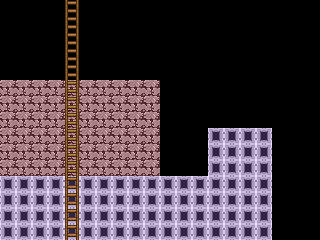

This is a level from a 2D game, rendered from its Tiled map with the project's own tilesets. A one-line summary and the map file follow, with tile-layer data summarised:
An orthogonal 20x15 tile map with 16x16 px tiles, 3 tile layers (Background, Same Level, Foreground) and 2 objects (2x Event).

<map version="1.2" tiledversion="1.3.1" orientation="orthogonal" renderorder="right-down" compressionlevel="0" width="20" height="15" tilewidth="16" tileheight="16" infinite="0" nextlayerid="5" nextobjectid="4">
 <tileset firstgid="1" source="Tilesets/Debug2d.tsx" />
 <layer id="1" name="Background" width="20" height="15">
  <data>[300 cells, 100 non-empty, 1 distinct tile ids]</data>
 </layer>
 <layer id="4" name="Same Level" width="20" height="15">
  <properties>
   <property name="CheckPassability" type="bool" value="true" />
  </properties>
  <data>[300 cells, 80 non-empty, 1 distinct tile ids]</data>
 </layer>
 <objectgroup id="2" name="Object Layer 1">
  <object id="1" type="Event" x="64" y="160" width="16" height="16">
   <properties>
    <property name="onInteract" value="setNextScript(&quot;test/test01&quot;)" />
   </properties>
  </object>
  <object id="2" type="Event" x="16" y="160" width="16" height="16">
   <properties>
    <property name="onInteract" value="setNextScript(&quot;bell/bell&quot;, true); setNextScript(&quot;y!sms/1_01&quot;, true)" />
   </properties>
  </object>
 </objectgroup>
 <layer id="3" name="Foreground" width="20" height="15">
  <data>[300 cells, 15 non-empty, 1 distinct tile ids]</data>
 </layer>
</map>
